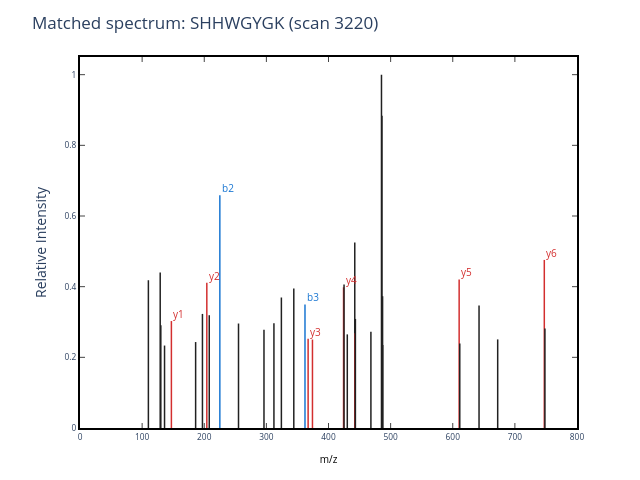

Notebook code cell kept with this figure:
### Markdown cell above
## 2.1 Open Modification Search (OMS)

### 2.1.1 Spectral library search

For this tutorial, we'll be searching a data file where a single protein ([Carbonic Anhydrase](https://www.uniprot.org/uniprotkb/P00921/entry)) was digested with trypsin, then analyzed using LC-MS/MS. We start with a set of MS2 spectra, which we'll call *experimental spectra* (although they're also referred to as *query spectra*), and it's our job to try and identify these spectra by searching the data.

In order to identify peptides in the experimental data, we will compare the experimental spectra to *library spectra* in a spectral library. A spectral libary is a collection of spectra that are annotated with the peptides that gave rise to each spectrum. By comparing experimental spectra against library spectra, you can determine which peptides are present in your experimental data.  A full library search requires E*L comparisons, where E is the number experimental spectra and L is the number of library spectra. However, if both your spectral library and your experimental data are large, this can be a time consuming process!

In order to make the search less computationally expensive, we limit the comparisons. For each experimental MS2 spectrum, we know the mass of the peptide that was isolated and fragmented to generate the spectrum. For the library spectrum, we know the theoretical mass of the peptide that is associated with the spectrum. So, we can restric out spectrum-spectrum comparisons so that only library spectra where the peptide mass is close to the experimental spectrum's precursor mass are considered for comparison. This makes the search less computationally expensive, and therefore much faster!

Below is one real peptide-spectrum match from our dataset. This is the kind of identification a traditional library-style search can recover efficiently when the peptide is unmodified.

### Code cell
demo_mzml_path = 'Data/04-17-23_CA_Tryp_HCD_10min-calib.mzML'
matched_scan = 3220
matched_peptide = 'SHHWGYGK'


# Note that the `get_MS2_object` function is something we defined in `util.py` - it just extracts the relevant spectrum from the mzML file 
# and formats it as a `spectrum_utils` object so we can plot it nicely. It also does some filtering for MS2 spectra
# Only the peaks that are at least as intense a 5% of the most intense peak are retained.
matched_spectrum = get_MS2_object(
    mzml_path=demo_mzml_path,
    scan=matched_scan,
    peptide=matched_peptide,
)

display(plot_MS2(
    matched_spectrum,
    title=f'Matched spectrum: {matched_peptide} (scan {matched_scan})',
))

### Figure 1 — Plotly figure (JSON) as saved in the notebook; plotly's stock layout.template omitted (floating-point values rounded to 4 significant figures)
{"data": [{"line": {"color": "rgba (33, 33, 33, 1)", "dash": "solid", "width": 1.5}, "mode": "lines", "name": "_child1", "type": "scatter", "x": [110.1, 110.1], "xaxis": "x", "y": [0, 0.4182], "yaxis": "y"}, {"line": {"color": "rgba (33, 33, 33, 1)", "dash": "solid", "width": 1.5}, "mode": "lines", "name": "_child3", "type": "scatter", "x": [129.1, 129.1], "xaxis": "x", "y": [0, 0.4398], "yaxis": "y"}, {"line": {"color": "rgba (33, 33, 33, 1)", "dash": "solid", "width": 1.5}, "mode": "lines", "name": "_child5", "type": "scatter", "x": [130.1, 130.1], "xaxis": "x", "y": [0, 0.2906], "yaxis": "y"}, {"line": {"color": "rgba (33, 33, 33, 1)", "dash": "solid", "width": 1.5}, "mode": "lines", "name": "_child7", "type": "scatter", "x": [136.1, 136.1], "xaxis": "x", "y": [0, 0.2333], "yaxis": "y"}, {"line": {"color": "rgba (211, 47, 47, 1)", "dash": "solid", "width": 1.5}, "mode": "lines", "name": "_child9", "type": "scatter", "x": [147.1, 147.1], "xaxis": "x", "y": [0, 0.3027], "yaxis": "y"}, {"line": {"color": "rgba (33, 33, 33, 1)", "dash": "solid", "width": 1.5}, "mode": "lines", "name": "_child11", "type": "scatter", "x": [186.1, 186.1], "xaxis": "x", "y": [0, 0.2433], "yaxis": "y"}, {"line": {"color": "rgba (33, 33, 33, 1)", "dash": "solid", "width": 1.5}, "mode": "lines", "name": "_child13", "type": "scatter", "x": [197.1, 197.1], "xaxis": "x", "y": [0, 0.3229], "yaxis": "y"}, {"line": {"color": "rgba (211, 47, 47, 1)", "dash": "solid", "width": 1.5}, "mode": "lines", "name": "_child15", "type": "scatter", "x": [204.1, 204.1], "xaxis": "x", "y": [0, 0.4113], "yaxis": "y"}, {"line": {"color": "rgba (33, 33, 33, 1)", "dash": "solid", "width": 1.5}, "mode": "lines", "name": "_child17", "type": "scatter", "x": [208.1, 208.1], "xaxis": "x", "y": [0, 0.3191], "yaxis": "y"}, {"line": {"color": "rgba (25, 118, 210, 1)", "dash": "solid", "width": 1.5}, "mode": "lines", "name": "_child19", "type": "scatter", "x": [225.1, 225.1], "xaxis": "x", "y": [0, 0.6586], "yaxis": "y"}, {"line": {"color": "rgba (33, 33, 33, 1)", "dash": "solid", "width": 1.5}, "mode": "lines", "name": "_child21", "type": "scatter", "x": [255.1, 255.1], "xaxis": "x", "y": [0, 0.2957], "yaxis": "y"}, {"line": {"color": "rgba (33, 33, 33, 1)", "dash": "solid", "width": 1.5}, "mode": "lines", "name": "_child23", "type": "scatter", "x": [296.2, 296.2], "xaxis": "x", "y": [0, 0.2778], "yaxis": "y"}, {"line": {"color": "rgba (33, 33, 33, 1)", "dash": "solid", "width": 1.5}, "mode": "lines", "name": "_child25", "type": "scatter", "x": [312.2, 312.2], "xaxis": "x", "y": [0, 0.2962], "yaxis": "y"}, {"line": {"color": "rgba (33, 33, 33, 1)", "dash": "solid", "width": 1.5}, "mode": "lines", "name": "_child27", "type": "scatter", "x": [324.1, 324.1], "xaxis": "x", "y": [0, 0.3693], "yaxis": "y"}, {"line": {"color": "rgba (33, 33, 33, 1)", "dash": "solid", "width": 1.5}, "mode": "lines", "name": "_child29", "type": "scatter", "x": [344.1, 344.1], "xaxis": "x", "y": [0, 0.395], "yaxis": "y"}, {"line": {"color": "rgba (25, 118, 210, 1)", "dash": "solid", "width": 1.5}, "mode": "lines", "name": "_child31", "type": "scatter", "x": [362.2, 362.2], "xaxis": "x", "y": [0, 0.3496], "yaxis": "y"}, {"line": {"color": "rgba (211, 47, 47, 1)", "dash": "solid", "width": 1.5}, "mode": "lines", "name": "_child33", "type": "scatter", "x": [367.2, 367.2], "xaxis": "x", "y": [0, 0.2529], "yaxis": "y"}, {"line": {"color": "rgba (211, 47, 47, 1)", "dash": "solid", "width": 1.5}, "mode": "lines", "name": "_child35", "type": "scatter", "x": [374.2, 374.2], "xaxis": "x", "y": [0, 0.2504], "yaxis": "y"}, {"line": {"color": "rgba (211, 47, 47, 1)", "dash": "solid", "width": 1.5}, "mode": "lines", "name": "_child37", "type": "scatter", "x": [424.2, 424.2], "xaxis": "x", "y": [0, 0.3982], "yaxis": "y"}, {"line": {"color": "rgba (33, 33, 33, 1)", "dash": "solid", "width": 1.5}, "mode": "lines", "name": "_child39", "type": "scatter", "x": [425.0, 425.0], "xaxis": "x", "y": [0, 0.4062], "yaxis": "y"}, {"line": {"color": "rgba (33, 33, 33, 1)", "dash": "solid", "width": 1.5}, "mode": "lines", "name": "_child41", "type": "scatter", "x": [430.2, 430.2], "xaxis": "x", "y": [0, 0.265], "yaxis": "y"}, {"line": {"color": "rgba (33, 33, 33, 1)", "dash": "solid", "width": 1.5}, "mode": "lines", "name": "_child43", "type": "scatter", "x": [442.3, 442.3], "xaxis": "x", "y": [0, 0.5249], "yaxis": "y"}, {"line": {"color": "rgba (211, 47, 47, 1)", "dash": "solid", "width": 1.5}, "mode": "lines", "name": "_child45", "type": "scatter", "x": [442.7, 442.7], "xaxis": "x", "y": [0, 0.2683], "yaxis": "y"}, {"line": {"color": "rgba (33, 33, 33, 1)", "dash": "solid", "width": 1.5}, "mode": "lines", "name": "_child47", "type": "scatter", "x": [443.3, 443.3], "xaxis": "x", "y": [0, 0.3087], "yaxis": "y"}, {"line": {"color": "rgba (33, 33, 33, 1)", "dash": "solid", "width": 1.5}, "mode": "lines", "name": "_child49", "type": "scatter", "x": [468.3, 468.3], "xaxis": "x", "y": [0, 0.2727], "yaxis": "y"}, {"line": {"color": "rgba (33, 33, 33, 1)", "dash": "solid", "width": 1.5}, "mode": "lines", "name": "_child51", "type": "scatter", "x": [485.3, 485.3], "xaxis": "x", "y": [0, 1], "yaxis": "y"}, {"line": {"color": "rgba (33, 33, 33, 1)", "dash": "solid", "width": 1.5}, "mode": "lines", "name": "_child53", "type": "scatter", "x": [486.0, 486.0], "xaxis": "x", "y": [0, 0.8839], "yaxis": "y"}, {"line": {"color": "rgba (33, 33, 33, 1)", "dash": "solid", "width": 1.5}, "mode": "lines", "name": "_child55", "type": "scatter", "x": [487.1, 487.1], "xaxis": "x", "y": [0, 0.373], "yaxis": "y"}, {"line": {"color": "rgba (33, 33, 33, 1)", "dash": "solid", "width": 1.5}, "mode": "lines", "name": "_child57", "type": "scatter", "x": [487.3, 487.3], "xaxis": "x", "y": [0, 0.235], "yaxis": "y"}, {"line": {"color": "rgba (211, 47, 47, 1)", "dash": "solid", "width": 1.5}, "mode": "lines", "name": "_child59", "type": "scatter", "x": [610.3, 610.3], "xaxis": "x", "y": [0, 0.4201], "yaxis": "y"}, {"line": {"color": "rgba (33, 33, 33, 1)", "dash": "solid", "width": 1.5}, "mode": "lines", "name": "_child61", "type": "scatter", "x": [611.3, 611.3], "xaxis": "x", "y": [0, 0.2395], "yaxis": "y"}, {"line": {"color": "rgba (33, 33, 33, 1)", "dash": "solid", "width": 1.5}, "mode": "lines", "name": "_child63", "type": "scatter", "x": [642.3, 642.3], "xaxis": "x", "y": [0, 0.3464], "yaxis": "y"}, {"line": {"color": "rgba (33, 33, 33, 1)", "dash": "solid", "width": 1.5}, "mode": "lines", "name": "_child65", "type": "scatter", "x": [672.3, 672.3], "xaxis": "x", "y": [0, 0.2507], "yaxis": "y"}, {"line": {"color": "rgba (211, 47, 47, 1)", "dash": "solid", "width": 1.5}, "mode": "lines", "name": "_child67", "type": "scatter", "x": [747.4, 747.4], "xaxis": "x", "y": [0, 0.4757], "yaxis": "y"}, {"line": {"color": "rgba (33, 33, 33, 1)", "dash": "solid", "width": 1.5}, "mode": "lines", "name": "_child69", "type": "scatter", "x": [748.4, 748.4], "xaxis": "x", "y": [0, 0.2814], "yaxis": "y"}], "layout": {"annotations": [{"align": "left", "font": {"color": "#D32F2F", "size": 10}, "opacity": 1, "showarrow": false, "text": "y1", "x": 147.1, "xanchor": "left", "xref": "x", "y": 0.3227, "yanchor": "middle", "yref": "y"}, {"align": "left", "font": {"color": "#D32F2F", "size": 10}, "opacity": 1, "showarrow": false, "text": "y2", "x": 204.1, "xanchor": "left", "xref": "x", "y": 0.4313, "yanchor": "middle", "yref": "y"}, {"align": "left", "font": {"color": "#1976D2", "size": 10}, "opacity": 1, "showarrow": false, "text": "b2", "x": 225.1, "xanchor": "left", "xref": "x", "y": 0.6786, "yanchor": "middle", "yref": "y"}, {"align": "left", "font": {"color": "#1976D2", "size": 10}, "opacity": 1, "showarrow": false, "text": "b3", "x": 362.2, "xanchor": "left", "xref": "x", "y": 0.3696, "yanchor": "middle", "yref": "y"}, {"align": "left", "font": {"color": "#D32F2F", "size": 10}, "opacity": 1, "showarrow": false, "text": "y3", "x": 367.2, "xanchor": "left", "xref": "x", "y": 0.2729, "yanchor": "middle", "yref": "y"}, {"align": "left", "font": {"color": "#D32F2F", "size": 10}, "opacity": 1, "showarrow": false, "text": "y4", "x": 424.2, "xanchor": "left", "xref": "x", "y": 0.4182, "yanchor": "middle", "yref": "y"}, {"align": "left", "font": {"color": "#D32F2F", "size": 10}, "opacity": 1, "showarrow": false, "text": "y5", "x": 610.3, "xanchor": "left", "xref": "x", "y": 0.4401, "yanchor": "middle", "yref": "y"}, {"align": "left", "font": {"color": "#D32F2F", "size": 10}, "opacity": 1, "showarrow": false, "text": "y6", "x": 747.4, "xanchor": "left", "xref": "x", "y": 0.4957, "yanchor": "middle", "yref": "y"}], "autosize": false, "height": 480, "hovermode": "closest", "margin": {"b": 52, "l": 80, "pad": 0, "r": 63, "t": 57}, "plot_bgcolor": "white", "showlegend": false, "title": {"text": "Matched spectrum: SHHWGYGK (scan 3220)"}, "width": 640, "xaxis": {"anchor": "y", "domain": [0, 1], "linecolor": "black", "linewidth": 2, "mirror": "ticks", "nticks": 9, "range": [0, 800], "showgrid": true, "showline": true, "side": "bottom", "tickfont": {"size": 8.33}, "ticks": "inside", "title": {"font": {"color": "#000000", "size": 10}, "text": "m/z"}, "type": "linear", "zeroline": false}, "yaxis": {"anchor": "x", "domain": [0, 1], "linecolor": "black", "linewidth": 2, "mirror": "ticks", "nticks": 6, "range": [0, 1.05], "showgrid": true, "showline": true, "side": "left", "tickfont": {"size": 8.33}, "ticks": "inside", "title": {"text": "Relative Intensity"}, "type": "linear", "zeroline": false}}}
